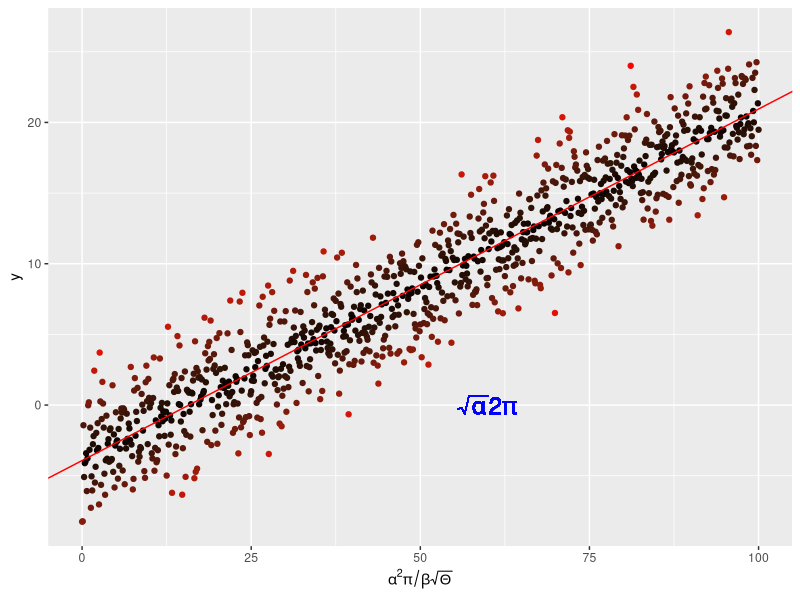

This figure's R source: (Note: this script raises an error after producing the figure.)
######## Mathematical notation on an axis and in plot area ##############

# performs a linear regression on some sample data, plots the data with 
# the regression line and then annotates the plot with a mathematical equation.

# clear workspace
rm(list=ls())

# imports
library(ggplot2)

# create some linear regression data
x <- seq(0, 100, by = 0.1)
y <- -4. + 0.25*x + 
    rnorm(length(x), mean = 0., sd = 2.5)

# put data in a dataframe
my_data <- data.frame(x = x, y = y)

# perform a linear regression
my_lm <- summary(lm(y ~ x, data = my_data))

# plot the data
p <- ggplot(my_data, aes(x = x, 
                         y = y,
                         colour = abs(my_lm$residual))) +
            geom_point() +
            scale_colour_gradient(low = "black", high = "red") +
            theme(legend.position = "none") +
            scale_x_continuous(expression(alpha^2 * pi / beta * sqrt(Theta)))

# add regresssion line
p <- p + geom_abline(intercept = my_lm$coefficients[1][1],
                     slope = my_lm$coefficients[2][1],
                     colour = "red")

# put the mathematical equation on the plot
p <- p + geom_text(aes(x = 60,
                       y = 0,
                       label = "sqrt(alpha) * 2 * pi"),
                       parse = TRUE,
                       size = 6,
                       colour = "blue")

# save result into a pdf
pdf("../Results/MyLinReg.pdf")
p + ggtitle("Plot with mathematical display")
dev.off()

